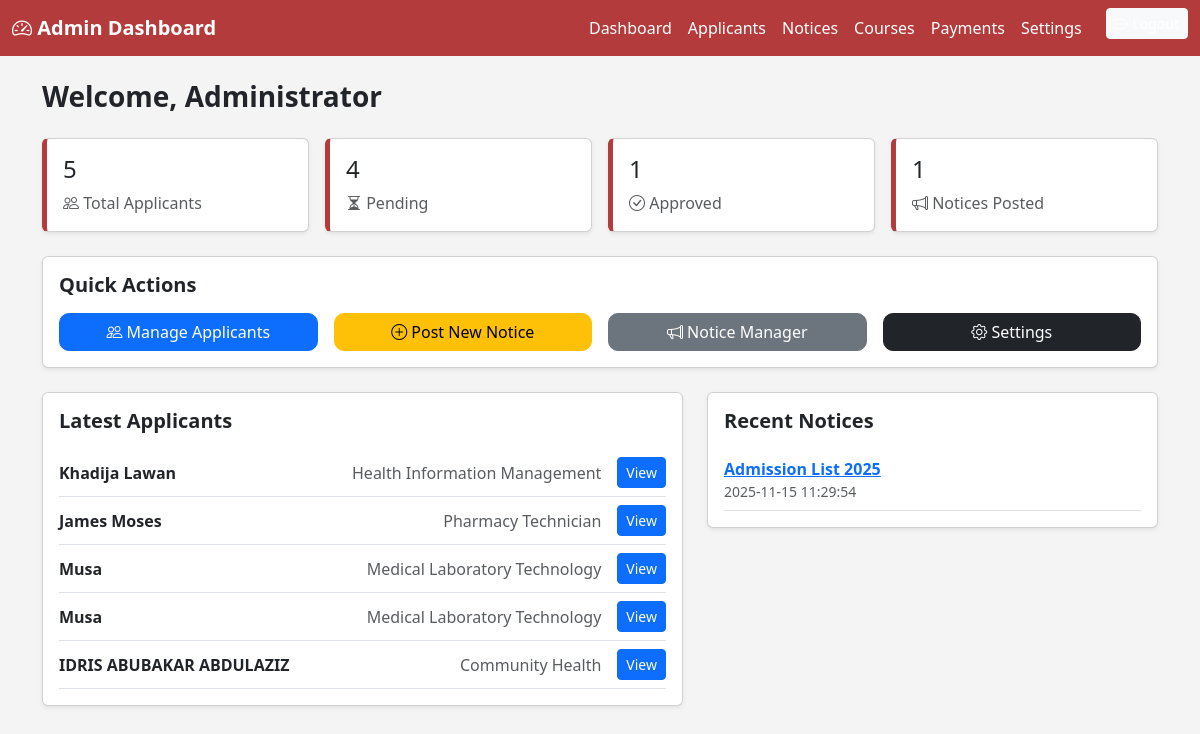
The page /admin_dashboard.php (signed in) on the database its author committed.
### tables this page shows
CREATE TABLE `applications` (
  `id` int(11) NOT NULL,
  `fullname` varchar(150) DEFAULT NULL,
  `email` varchar(100) DEFAULT NULL,
  `phone` varchar(20) DEFAULT NULL,
  `status` varchar(20) DEFAULT 'pending',
  `dob` date DEFAULT NULL,
  `gender` varchar(10) DEFAULT NULL,
  `state` varchar(50) DEFAULT NULL,
  `lga` varchar(50) DEFAULT NULL,
  `address` varchar(255) DEFAULT NULL,
  `school` varchar(150) DEFAULT NULL,
  `qualification` varchar(100) DEFAULT NULL,
  `course` varchar(100) DEFAULT NULL,
  `olevel_json` text DEFAULT NULL,
  `uploads_json` text DEFAULT NULL,
  `created_at` timestamp NOT NULL DEFAULT current_timestamp()
);

CREATE TABLE `notices` (
  `id` int(11) NOT NULL,
  `title` varchar(255) NOT NULL,
  `content` text NOT NULL,
  `category` varchar(100) NOT NULL DEFAULT 'General',
  `attachments_json` text DEFAULT NULL,
  `status` enum('published','draft') NOT NULL DEFAULT 'published',
  `is_featured` tinyint(1) NOT NULL DEFAULT 0,
  `created_at` timestamp NOT NULL DEFAULT current_timestamp(),
  `updated_at` timestamp NULL DEFAULT NULL ON UPDATE current_timestamp()
);

### admin_dashboard.php (the view, shortened to what this page needs)
<?php
include 'db_connect.php';
$stats = [
    'applicants' => $conn->query("SELECT COUNT(*) AS c FROM applications")->fetch_assoc()['c'],
    'pending' => $conn->query("SELECT COUNT(*) AS c FROM applications WHERE status='pending'")->fetch_assoc()['c'],
    'approved' => $conn->query("SELECT COUNT(*) AS c FROM applications WHERE status='approved'")->fetch_assoc()['c'],
    'notices' => $conn->query("SELECT COUNT(*) AS c FROM notices")->fetch_assoc()['c']
];
$latest_applicants = $conn->query("SELECT id, fullname, course, status FROM applications ORDER BY id DESC LIMIT 6");
$latest_notices = $conn->query("SELECT id, title, created_at FROM notices ORDER BY id DESC LIMIT 5");
?>
<!DOCTYPE html>
<html lang="en">
<head>
<link href="https://cdn.jsdelivr.net/npm/bootstrap@5.3.2/dist/css/bootstrap.min.css" rel="stylesheet">
<link rel="stylesheet" href="https://cdn.jsdelivr.net/npm/bootstrap-icons/font/bootstrap-icons.css">
</head>
<body>
<nav class="navbar navbar-expand-lg navbar-dark admin-header">
  <div class="container-fluid">
    <a class="navbar-brand fw-bold" href="admin_dashboard.php">
      <i class="bi bi-speedometer2"></i> Admin Dashboard
    </a>
    <div class="collapse navbar-collapse" id="adminNav">
      <ul class="navbar-nav ms-auto">
        <li class="nav-item"><a class="nav-link active" href="admin_dashboard.php">Dashboard</a></li>
        <li class="nav-item"><a class="nav-link" href="admin_applicants.php">Applicants</a></li>
        <li class="nav-item"><a class="nav-link" href="admin_notices.php">Notices</a></li>
        <li class="nav-item"><a class="nav-link" href="admin_courses.php">Courses</a></li>
        <li class="nav-item"><a class="nav-link" href="admin_payments.php">Payments</a></li>
        <li class="nav-item"><a class="nav-link" href="admin_settings.php">Settings</a></li>
        <li class="nav-item">
          <a class="btn btn-light btn-sm ms-3" href="logout.php">
            <i class="bi bi-box-arrow-right"></i> Logout
          </a>
        </li>
      </ul>
    </div>
  </div>
</nav>
<div class="container my-4">
  <h3 class="fw-bold mb-4">Welcome, Administrator</h3>
  <div class="row g-3 mb-4">
    <div class="col-md-3">
      <div class="card card-stats p-3 shadow-sm">
        <h4><?= $stats['applicants'] ?></h4>
        <p class="text-muted mb-0"><i class="bi bi-people"></i> Total Applicants</p>
      </div>
    </div>
    <div class="col-md-3">
      <div class="card card-stats p-3 shadow-sm">
        <h4><?= $stats['pending'] ?></h4>
        <p class="text-muted mb-0"><i class="bi bi-hourglass-split"></i> Pending</p>
      </div>
    </div>
    <div class="col-md-3">
      <div class="card card-stats p-3 shadow-sm">
        <h4><?= $stats['approved'] ?></h4>
        <p class="text-muted mb-0"><i class="bi bi-check-circle"></i> Approved</p>
      </div>
    </div>
    <div class="col-md-3">
      <div class="card card-stats p-3 shadow-sm">
        <h4><?= $stats['notices'] ?></h4>
        <p class="text-muted mb-0"><i class="bi bi-megaphone"></i> Notices Posted</p>
      </div>
    </div>
  </div>
  <div class="card p-3 shadow-sm mb-4">
    <h5 class="fw-bold mb-3">Quick Actions</h5>
    <div class="row g-3">
      <div class="col-md-3">
        <a href="admin_applicants.php" class="btn btn-primary w-100 shortcut-btn">
          <i class="bi bi-people"></i> Manage Applicants
        </a>
      </div>
      <div class="col-md-3">
        <a href="admin_add_notice.php" class="btn btn-warning w-100 shortcut-btn">
          <i class="bi bi-plus-circle"></i> Post New Notice
        </a>
      </div>
      <div class="col-md-3">
        <a href="admin_notices.php" class="btn btn-secondary w-100 shortcut-btn">
          <i class="bi bi-megaphone"></i> Notice Manager
        </a>
      </div>
      <div class="col-md-3">
        <a href="admin_settings.php" class="btn btn-dark w-100 shortcut-btn">
          <i class="bi bi-gear"></i> Settings
        </a>
      </div>
    </div>
  </div>
  <div class="row">
    <div class="col-md-7">
      <div class="card p-3 shadow-sm mb-4">
        <h5 class="fw-bold mb-3">Latest Applicants</h5>
        <?php while($a = $latest_applicants->fetch_assoc()): ?>
          <div class="d-flex align-items-center border-bottom py-2">
            <strong><?= htmlspecialchars($a['fullname']) ?></strong>
            <span class="ms-auto text-muted"><?= htmlspecialchars($a['course']) ?></span>
            <a href="view_application.php?id=<?= $a['id'] ?>" class="btn btn-sm btn-primary ms-3">View</a>
          </div>
        <?php endwhile; ?>
      </div>
    </div>
    <div class="col-md-5">
      <div class="card p-3 shadow-sm mb-4">
        <h5 class="fw-bold mb-3">Recent Notices</h5>
        <?php while($n = $latest_notices->fetch_assoc()): ?>
          <div class="border-bottom py-2">
            <a href="notice_view.php?id=<?= $n['id'] ?>" class="fw-bold">
              <?= htmlspecialchars($n['title']) ?>
            </a>
            <div class="text-muted small"><?= $n['created_at'] ?></div>
          </div>
        <?php endwhile; ?>
      </div>
    </div>
  </div>
</div>
</body>
</html>

### admin_dashboard.php (style rules this page uses)
body { background: #f4f4f4; }
.admin-header { background:#b43b3b; }
.admin-header a { color:white !important; font-weight:500; }
.card-stats { border-left:5px solid #b43b3b; }
.shortcut-btn { border-radius:10px; }

### rows shown on the page
applications: fullname "Khadija Lawan", course "Health Information Management"
applications: fullname "James Moses", course "Pharmacy Technician"
applications: fullname "Musa", course "Medical Laboratory Technology"
applications: fullname "Musa", course "Medical Laboratory Technology"
applications: fullname "IDRIS ABUBAKAR ABDULAZIZ", course "Community Health"
notices: title "Admission List 2025", created_at "2025-11-15 11:29:54"

### other values the page prints
$stats['applicants'] "5"
$stats['pending'] "4"
$stats['approved'] "1"
$stats['notices'] "1"
